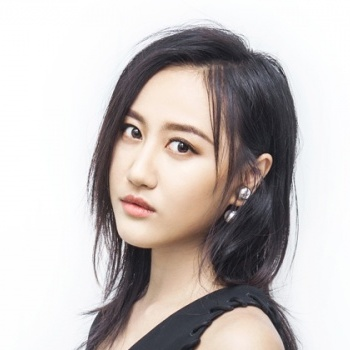
#> input picture cl.jpg, 350 x 350 px
$ jupyter execute ImageEnhance.ipynb
#> lines starting #> are read from the running program, lines starting #| are printed output that depends on the picture
# `ImageEnhance`&nbsp;模块

这个&nbsp;`ImageEnhance`&nbsp;模块包含许多可用于图像增强的类。

## 示例：改变图像的清晰度

```
from PIL import ImageEnhance

enhancer = ImageEnhance.Sharpness(image)

for i in range(8):
    factor = i / 4.0
    enhancer.enhance(factor).show("Sharpness %f" % factor)
```

## Classes

所有增强类都实现一个公共接口，其中包含一个方法：

_class_`PIL.ImageEnnce._Enhance`

`.. py:method:: enhance(factor)`

返回一个增强的图像

* 参数
  * factor
    * 控制增强的浮点值。因子1.0始终返回原始图像的副本，较低的因子意味着较少的颜色（亮度、对比度等），较高的值更多。此值没有限制。

_class_`PILmageEnhance.Color`(_image_)

调整图像颜色平衡。

该类可用于调整图像的颜色平衡，其方式类似于彩色电视机上的控件。增强系数为0.0会产生黑白图像。系数1.0表示原始图像。

_class_`PIL.ImageEnhance.contrast`(_image_)

调整图像对比度。

此类可用于控制图像的对比度，类似于电视机上的对比度控制。增强系数为0.0时，图像呈灰色。系数1.0表示原始图像。

_class_`PIL.ImageEnhance.Brightness`(_image_)

调整图像亮度。

此类可用于控制图像的亮度。增强系数为0.0会产生黑色图像。系数1.0表示原始图像。

_class_`PIL.ImageEnhance.Sharpness`(_image_)

调整图像清晰度。

[cell 1]
from PIL import Image, ImageEnhance

im = Image.open("cl.jpg")
#> im is the input picture: PIL image 350x350 RGB; mean R, G, B 195.8, 189, 187.3

enhance_im1 = ImageEnhance.Color(im)

# enhance_im1 = ImageEnhance.Contrast(im)
# enhance_im1 = ImageEnhance.Brightness(im)
# enhance_im1 = ImageEnhance.Sharpness(im)

im1 = enhance_im1.enhance(0.5)

im2 = enhance_im1.enhance(1.5)

w, h = im.size
#> w = 350; h = 350

img = Image.new("RGB", (w*3, h))
#> img: PIL image 1050x350 RGB; every value is 0

img.paste(im1, (0, 0))
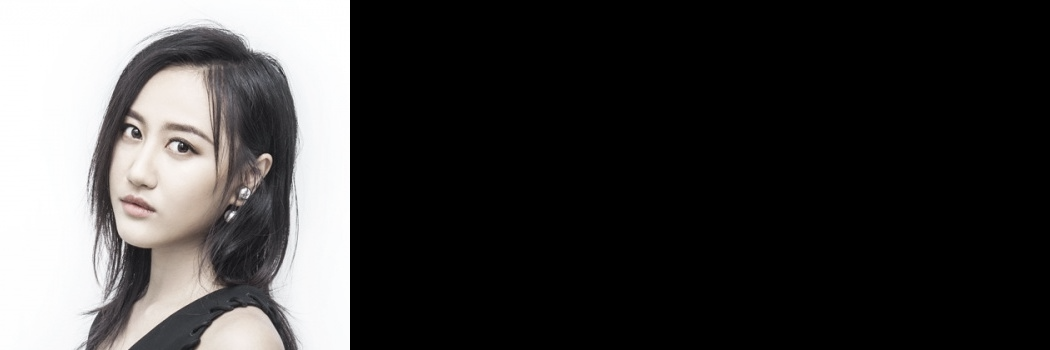
#> img: PIL image 1050x350 RGB; mean R, G, B 64.4, 63.2, 63
img.paste(im, (w, 0))
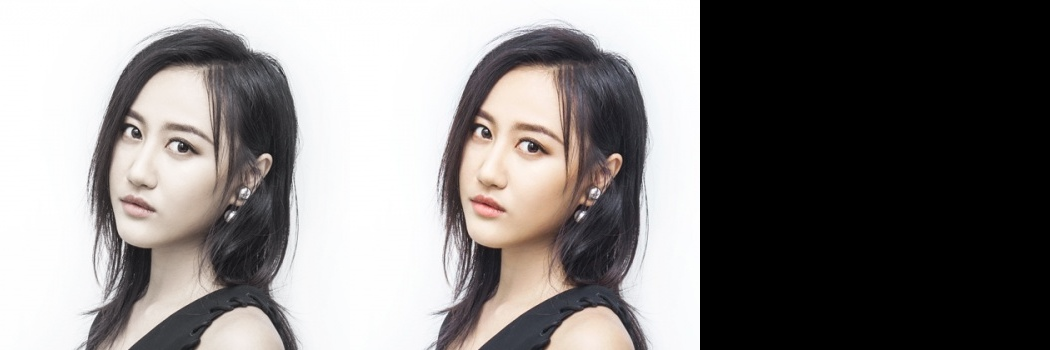
#> img: PIL image 1050x350 RGB; mean R, G, B 129.6, 126.3, 125.4
img.paste(im2, (w*2, 0))
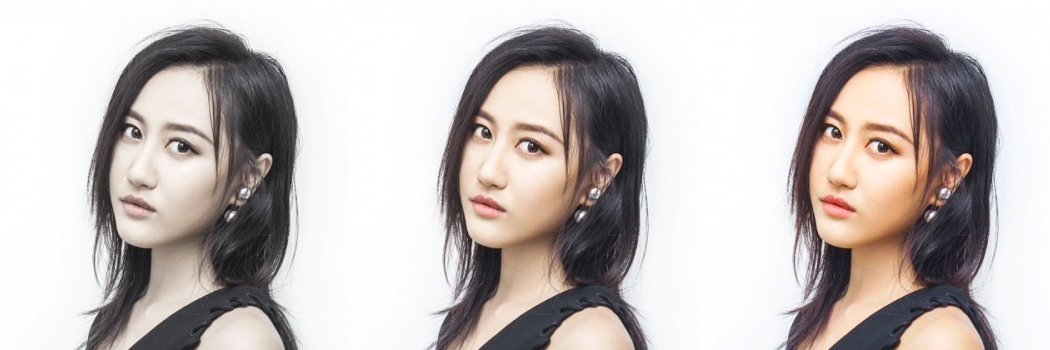
#> img: PIL image 1050x350 RGB; mean R, G, B 195.6, 188.9, 187.2
img
